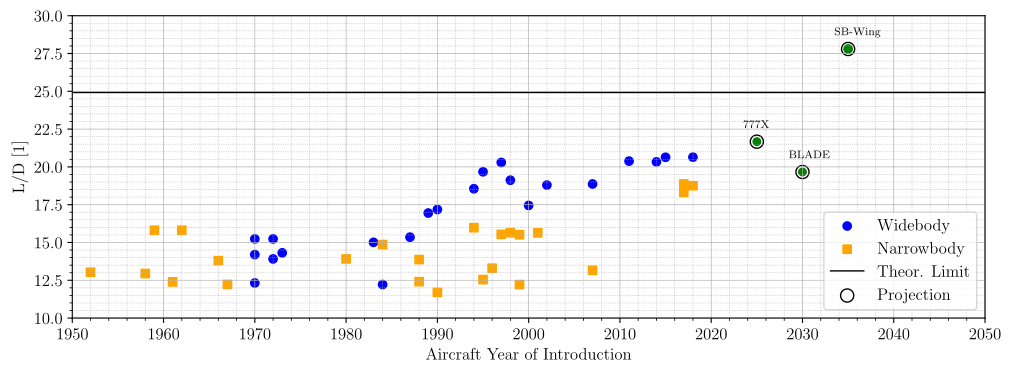

Source code (Python):
#%%
# runs code as interactive cell 
# https://code.visualstudio.com/docs/python/jupyter-support-py

# IMPORTS #######################################

# plotting
import matplotlib.pyplot as plt
# unit conversion
cm = 1/2.54 # for inches-cm conversion
# time manipulation
from datetime import datetime
# data science
import numpy as np
import pandas as pd

# SETUP #########################################


plt.rcParams.update({
    "text.usetex": True,
    "font.family": "Arial",
    "font.sans-serif": "Computer Modern",
    'font.size': 12
})

# DATA IMPORT ###################################

df_eff = pd.read_excel(
    io = '../efficiency/data/data_29-11-2023.xlsx',
    sheet_name = 'data',
    usecols = lambda column: column in [
        'Name',
        'Type',
        'YOI',
        'L/D estimate',
    ],
    dtype={
        'Name': str,
        'Type': str,
        'YOI': int,
        'L/D estimate': float,
    },
    header = 0,
    engine = 'openpyxl'
)

# DATA MANIPULATION #############################

# FIGURE ########################################

# SETUP ######################

fig, ax = plt.subplots(
    num = 'main',
    nrows = 1,
    ncols = 1,
    dpi = 300,
    figsize=(30*cm, 10*cm), # A4=(210x297)mm,
)

# SECONDARY AXES ##############

# AXIS LIMITS ################

ax.set_xlim(1950, 2050)
ax.set_ylim(10,30)

# TICKS AND LABELS ###########

from matplotlib.ticker import MultipleLocator
ax.xaxis.set_major_locator(MultipleLocator(10))
ax.xaxis.set_minor_locator(MultipleLocator(1))

ax.minorticks_on()
ax.tick_params(axis='x', which='minor', bottom=True)

# GRIDS ######################

ax.grid(which='major', axis='y', linestyle='-', linewidth = 0.5)
ax.grid(which='minor', axis='y', linestyle=':', linewidth = 0.5)

ax.grid(which='major', axis='x', linestyle='-', linewidth = 0.5)
ax.grid(which='minor', axis='x', linestyle=':', linewidth = 0.5)


# AXIS LABELS ################

ax.set_ylabel("L/D [1]")
ax.set_xlabel("Aircraft Year of Introduction")

# PLOTTING ###################

ax.scatter(
    x = df_eff.loc[df_eff['Type']=='Wide']['YOI'],
    y = df_eff.loc[df_eff['Type']=='Wide']['L/D estimate'],
    marker = 'o',
    color = 'blue',
    label = 'Widebody'
)
ax.scatter(
    x = df_eff.loc[df_eff['Type']=='Narrow']['YOI'],
    y = df_eff.loc[df_eff['Type']=='Narrow']['L/D estimate'],
    marker = 's',
    color = 'orange',
    label = 'Narrowbody'
)

a350 = df_eff.loc[df_eff['Name'] == 'A350-900', 'L/D estimate'].iloc[0]
limit = a350 * 1.05 * 1.15 # Limit based on NLF technology plus 777x
ax.axhline(
    y=limit,
    color='black',
    linestyle='-',
    linewidth=1,
    label='Theor. Limit'
)

ax.scatter(
    x = 2025,
    y = a350*1.05,
    color='green',
    s=30,
)
ax.scatter(
    x = 2025,
    y = a350*1.05,
    facecolors='none',
    edgecolors='black',
    s=90,
    label = 'Projection'
)
plt.annotate(
    '777X',
    (2025, a350*1.05,),
    fontsize=8,
    xytext=(-10, 10),
    textcoords='offset points'
)

a340 = df_eff.loc[df_eff['Name'] == 'A340-500', 'L/D estimate'].iloc[0]
ax.scatter(2030, a340*1.046, color='green', s=30)
ax.scatter(
    x = 2030,
    y = a340*1.046,
    facecolors='none',
    edgecolors='black',
    s=90,
)
plt.annotate('BLADE', (2030, a340*1.046),
                fontsize=8, xytext=(-10, 10),
                textcoords='offset points')
ax.scatter(2035, 27.8, color='green')
ax.scatter(
    x = 2035,
    y = 27.8,
    facecolors='none',
    edgecolors='black',
    s=90,
)
plt.annotate('SB-Wing', (2035, 27.8),
                fontsize=8, xytext=(-10,10),
                textcoords='offset points')

# LEGEND ####################

ax.legend(
    loc='lower right',
)

# EXPORT #########################################

from pathlib import Path
figure_name: str = str(Path.cwd().stem + '.pdf')

plt.savefig(
    fname = figure_name,
    format="pdf",
    bbox_inches='tight',
    transparent = False
)
# %%
